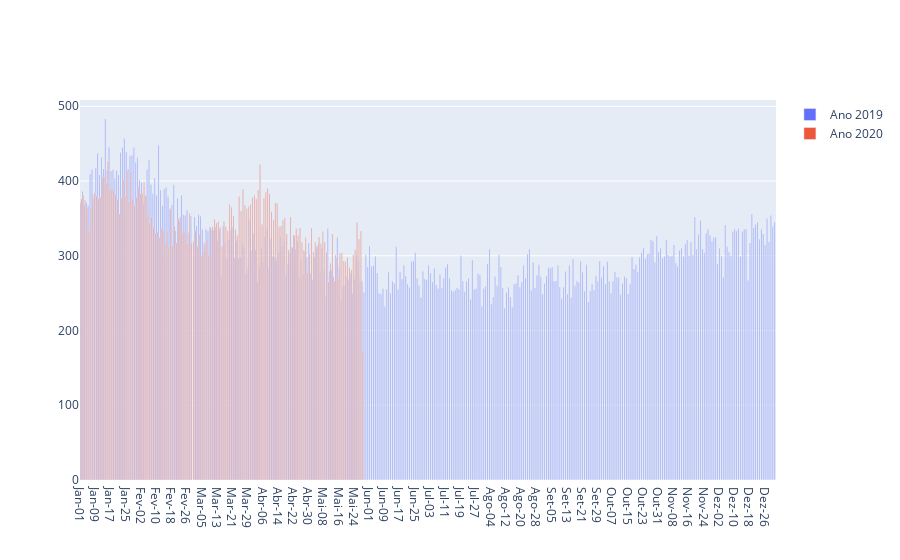

Notebook code cell kept with this figure:
### Code cell
import plotly.offline as py
import plotly.graph_objs as go
py.init_notebook_mode(connected=True)

Ano_2019 = go.Bar(x = dados['Data'],
                y = dados['2019'],
                name = 'Ano 2019')
Ano_2020 = go.Bar(x = dados['Data'],
                y = dados['2020'],
                name = 'Ano 2020')
dados = [Ano_2019, Ano_2020]
py.iplot(dados)

### Figure 1 — Plotly figure (JSON) as saved in the notebook; plotly's stock layout.template omitted (floating-point values rounded to 4 significant figures; data arrays with more than 128 entries replaced by an {"elided": "..."} marker saying what was removed)
{"data": [{"name": "Ano 2019", "type": "bar", "x": {"elided": "366 str values"}, "y": {"elided": "366 int values"}}, {"name": "Ano 2020", "type": "bar", "x": {"elided": "366 str values"}, "y": {"elided": "366 int values"}}], "layout": {}}
